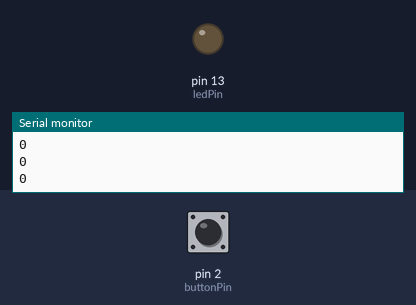
Bench run of a sketch on a simulated Arduino Uno, built with avr-gcc and run on an emulated ATmega328P. On the bench: output pins drawn as LEDs (lit = HIGH), the last lines printed to the serial monitor. Dashed ring = blinking. Inputs (shaded band) come from the test bench; at power-on: pin 2 (buttonPin) LOW.

Above: at 1.2 s.
1.3 s: pin 2 (buttonPin) pulled HIGH for 0.15 s
At 1.43 s:
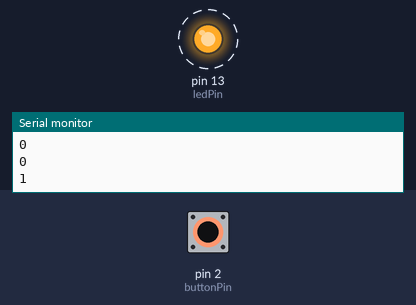
Timing chart, 0 to 10.3 s (numbered marks = the images above; inputs shaded):
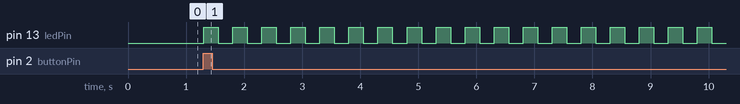

Measured:
- after the input at 1.3 s, pin 13 (ledPin): alternates HIGH for 0.25 s and LOW for 0.25 s, starting at once

The sketch:

LED_Push_Button.ino
```cpp
const int buttonPin = 2;
const int ledPin = 13;
bool buttonWasPressed = 0;

void setup() {
   pinMode(ledPin,OUTPUT);
   pinMode(buttonPin,INPUT);
   Serial.begin(9600);
}

void loop() {
   int buttonState = digitalRead(buttonPin);
   Serial.println(buttonState);

// Part A
if(buttonState){
    int i;
    for(i=0;i<10;++i){
      digitalWrite(13,HIGH);
      delay(250);
      digitalWrite(13,LOW);
      delay(250);
    }
}
else {
  digitalWrite(ledPin,LOW);
  buttonWasPressed = false;
}

// Part B
if(buttonState){
    int i;
    for(i=0;i<10;++i){
      digitalWrite(13,HIGH);
      delay(250);
      digitalWrite(13,LOW);
      delay(250);
    }
}
else {
  digitalWrite(ledPin,LOW);
  buttonWasPressed = false;
}
}
```
